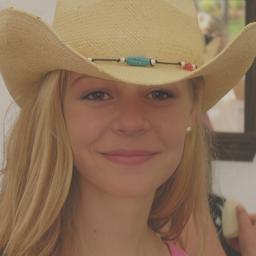
#> input picture neuronas-transferlearning/dataset1/test/fake/imagen_12.jpg, 256 x 256 px; its folder holds only this picture in this run
$ jupyter execute --allow-errors eda.ipynb
#> lines starting #> are read from the running program, lines starting #| are printed output that depends on the picture
[cell 1]
import os
import pandas as pd
import plotly.express as px
from PIL import Image
import numpy as np
import seaborn as sns
import plotly.graph_objects as go
import matplotlib.pyplot as plt

[cell 2]
root_directory = os.getcwd()
directories = []
for dir_name in os.listdir(root_directory):
    dir_path = os.path.join(root_directory, dir_name)
    if os.path.isdir(dir_path):
        for split in ['train', 'validation', 'test']:
            split_path = os.path.join(dir_path, split)
            if os.path.isdir(split_path):
                fake_path = os.path.join(split_path, 'fake')
                real_path = os.path.join(split_path, 'real')
                if os.path.isdir(fake_path) and os.path.isdir(real_path):
                    directories.append((dir_path, split_path, fake_path, real_path))

print(directories)

[cell 3]
data = []
color_distributions_real = []
color_distributions_fake = []

for dir_path, split_path, fake_path, real_path in directories:
    for class_name, class_path in [('fake', fake_path), ('real', real_path)]:
        for filename in os.listdir(class_path):
            if filename.endswith(('.jpg', '.jpeg', '.png')):
                path = os.path.join(class_path, filename)
                with Image.open(path) as img:
#> img is the input picture: PIL image 256x256 RGB; mean R, G, B 143.7, 115.4, 88.8
                    width, height = img.size
#> width = 256; height = 256
                    color_mode = img.mode
#> color_mode = 'RGB'
                    file_size = os.path.getsize(path) / 1024  # Tamaño en KB
                    if class_name == 'real':
                        np_img = np.array(img)
                        color_distribution_r = np.bincount(np_img.flatten(), minlength=256)
                        color_distributions_real.append(color_distribution_r)
                    else:
                        np_img = np.array(img)
                        color_distribution_f = np.bincount(np_img.flatten(), minlength=256)
#> color_distribution_f = 256 values, max 2306 at index 80, min 0 at index 0, mean 768
                        color_distributions_fake.append(color_distribution_f)

                    data.append((dir_path, split_path, class_name, filename, width, height, color_mode, file_size))

df = pd.DataFrame(data, columns=['Directory', 'Split', 'Class', 'Filename', 'Width', 'Height', 'Color_Mode', 'File_Size_KB'])
df["File_Size_MB"] = df["File_Size_KB"] / 1024

[cell 4]
df

[cell 5]
df["Color_Mode"].unique()

[cell 6]
# Calcular promedio de color por clase y partición
def calculate_color_intensity(df):
    df['Average_R'] = 0
    df['Average_G'] = 0
    df['Average_B'] = 0
    for i, row in df.iterrows():
        img_path = os.path.join(row['Directory'], row['Split'], row['Class'], row['Filename'])
        img = Image.open(img_path).convert('RGB')
        np_img = np.array(img)
        df.at[i, 'Average_R'] = np.mean(np_img[:, :, 0])
        df.at[i, 'Average_G'] = np.mean(np_img[:, :, 1])
        df.at[i, 'Average_B'] = np.mean(np_img[:, :, 2])
    return df

df2 = calculate_color_intensity(df)
plt.figure(figsize=(20, 20))
sns.boxplot(x='Class', y='Average_R', hue='Split', data=df2)
plt.title("Distribución de Promedio de Canal Rojo por Clase y Partición")
plt.show()
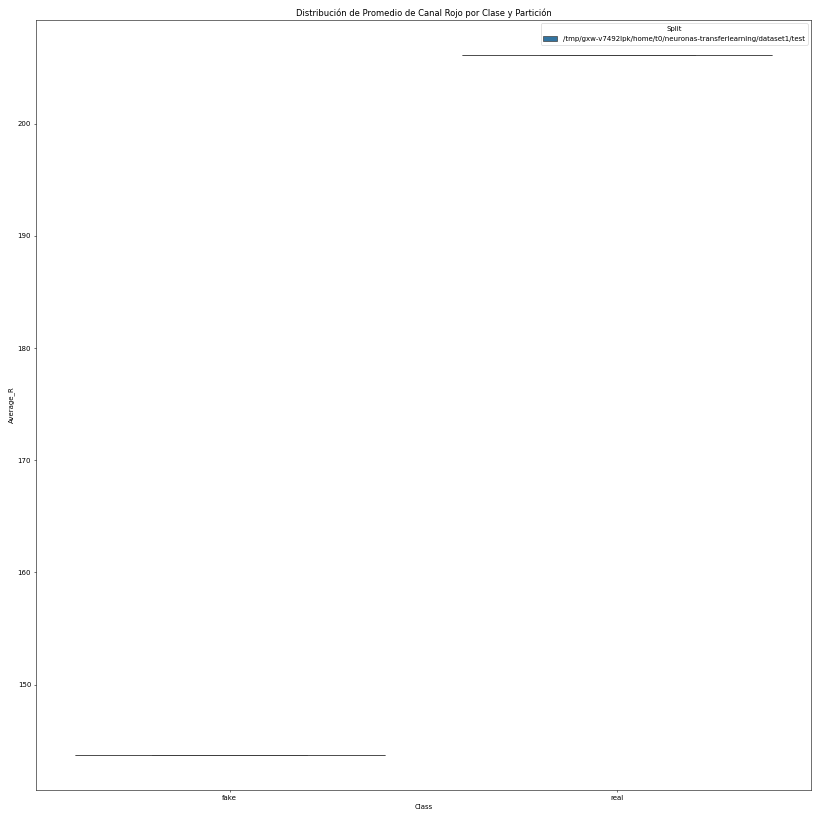
#> figure drawn by matplotlib, 1 panel

[cell 7]
plt.figure(figsize=(20, 20))
sns.boxplot(x='Class', y='Average_G', hue='Split', data=df2)
plt.title("Distribución de Promedio de Canal Verde por Clase y Partición")
plt.show()

[cell 8]
plt.figure(figsize=(20, 20))
sns.boxplot(x='Class', y='Average_B', hue='Split', data=df2)
plt.title("Distribución de Promedio de Canal Azul por Clase y Partición")
plt.show()
